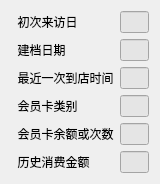
   <widget class="QWidget" name="formLayoutWidget_10">
    <property name="geometry">
     <rect>
      <x>1000</x>
      <y>10</y>
      <width>160</width>
      <height>161</height>
     </rect>
    </property>
    <layout class="QFormLayout" name="formLayout9">
     <property name="fieldGrowthPolicy">
      <enum>QFormLayout::AllNonFixedFieldsGrow</enum>
     </property>
     <item row="0" column="0">
      <widget class="QLabel" name="label_15">
       <property name="text">
        <string>  初次来访日</string>
       </property>
      </widget>
     </item>
     <item row="0" column="1">
      <widget class="QLineEdit" name="edtVistFirstTime">
       <property name="styleSheet">
        <string notr="true">background-color: rgb(229, 229, 229);
border-image: url();</string>
       </property>
       <property name="readOnly">
        <bool>true</bool>
       </property>
      </widget>
     </item>
     <item row="1" column="0">
      <widget class="QLabel" name="label_16">
       <property name="text">
        <string>  建档日期</string>
       </property>
      </widget>
     </item>
     <item row="1" column="1">
      <widget class="QLineEdit" name="edtEntryTime">
       <property name="styleSheet">
        <string notr="true">background-color: rgb(229, 229, 229);
border-image: url();</string>
       </property>
       <property name="readOnly">
        <bool>true</bool>
       </property>
      </widget>
     </item>
     <item row="2" column="0">
      <widget class="QLabel" name="label_17">
       <property name="text">
        <string>  最近一次到店时间</string>
       </property>
      </widget>
     </item>
     <item row="2" column="1">
      <widget class="QLineEdit" name="edtVistNewlyTime">
       <property name="styleSheet">
        <string notr="true">background-color: rgb(229, 229, 229);
border-image: url();</string>
       </property>
       <property name="readOnly">
        <bool>true</bool>
       </property>
      </widget>
     </item>
     <item row="3" column="0">
      <widget class="QLabel" name="label_18">
       <property name="text">
        <string>  会员卡类别</string>
       </property>
      </widget>
     </item>
     <item row="3" column="1">
      <widget class="QLineEdit" name="edtMembershipClass">
       <property name="styleSheet">
        <string notr="true">background-color: rgb(229, 229, 229);
border-image: url();</string>
       </property>
       <property name="readOnly">
        <bool>true</bool>
       </property>
      </widget>
     </item>
     <item row="4" column="0">
      <widget class="QLabel" name="label_19">
       <property name="text">
        <string>  会员卡余额或次数</string>
       </property>
      </widget>
     </item>
     <item row="4" column="1">
      <widget class="QLineEdit" name="edtMembershipCardSurplus">
       <property name="styleSheet">
        <string notr="true">background-color: rgb(229, 229, 229);
border-image: url();</string>
       </property>
       <property name="readOnly">
        <bool>true</bool>
       </property>
      </widget>
     </item>
     <item row="5" column="0">
      <widget class="QLabel" name="label_20">
       <property name="text">
        <string>  历史消费金额</string>
       </property>
      </widget>
     </item>
     <item row="5" column="1">
      <widget class="QLineEdit" name="edtConsumptionAmount">
       <property name="styleSheet">
        <string notr="true">background-color: rgb(229, 229, 229);
border-image: url();</string>
       </property>
       <property name="readOnly">
        <bool>true</bool>
       </property>
      </widget>
     </item>
    </layout>
   </widget>
